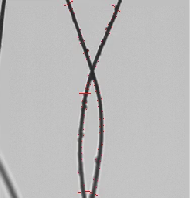
#> input picture datasets/ofda/raw/0157.png, 190 x 198 px, found by its file name; its folder holds 4 pictures in this run
$ jupyter execute --allow-errors measure_figures.ipynb   (older library calls are emulated)
#> lines starting #> are read from the running program, lines starting #| are printed output that depends on the picture
[cell 1]
# primera fila input image
# segunda fila unet result
# tercera fila skeleton net result

import matplotlib.pyplot as plt
import os
import cv2
#> (the rest of this cell did not finish here and is left out)

[cell 2]
folder_path = 'data/ofda/raw'

plt.figure(figsize=(5*5,5))
k = 0
for filename in os.listdir(folder_path):
    if k >= 5:
        break
    img_path = os.path.join(folder_path,filename)
    if os.path.isfile(img_path):
        img = cv2.imread(img_path, 0)
#> img: shape (198, 190); min 36, max 225, mean 186.8
        #img = 255 - img
        plt.subplot(1,5,k+1), plt.axis('off'), plt.title(f'R{k+1}', fontdict = {'fontsize' : 18}), plt.imshow(img, cmap='gray')
        k=k+1

#plt.savefig('resultados/real.png', bbox_inches='tight')
plt.show()
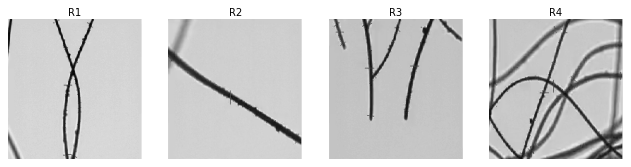
#> figure drawn by matplotlib, 4 panels
